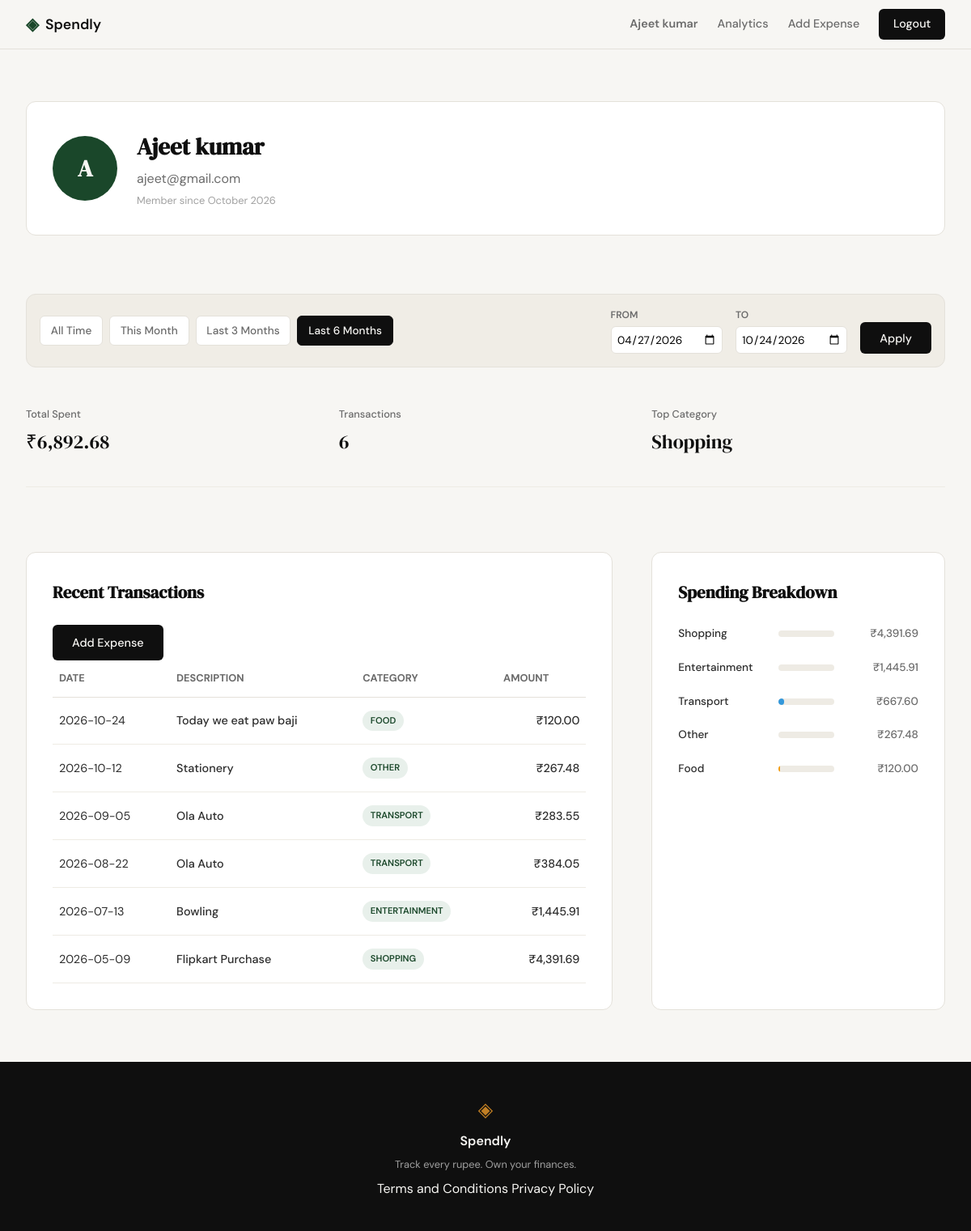
The app's page /profile?date_from=2026-04-27&date_to=2026-10-24 (signed in) with its own data.
### tables this page shows
CREATE TABLE users (
                id INTEGER PRIMARY KEY AUTOINCREMENT,
                name TEXT NOT NULL,
                email TEXT UNIQUE NOT NULL,
                password_hash TEXT NOT NULL,
                created_at TEXT DEFAULT CURRENT_TIMESTAMP
            );

CREATE TABLE expenses (
                id INTEGER PRIMARY KEY AUTOINCREMENT,
                user_id INTEGER NOT NULL,
                amount REAL NOT NULL,
                category TEXT NOT NULL,
                date TEXT NOT NULL,
                description TEXT,
                created_at TEXT DEFAULT CURRENT_TIMESTAMP,
                FOREIGN KEY (user_id) REFERENCES users (id)
            );

### app.py (the view)
@app.route("/profile")
def profile():
    if not session.get("user_id"):
        return redirect(url_for("login"))
    user_id = session["user_id"]
    user_data = queries.get_user_by_id(user_id)
    if not user_data:
        session.clear()
        flash("User account not found.", "error")
        return redirect(url_for("login"))
    date_from = request.args.get("date_from")
    date_to = request.args.get("date_to")
    error_msg, validated_from, validated_to, presets = get_date_filters(date_from, date_to)
    if error_msg:
        flash(error_msg, "error")
    summary_stats = queries.get_summary_stats(user_id, validated_from, validated_to)
    summary_stats["total_spent"] = f"₹{summary_stats['total_spent']:,.2f}"
    recent_transactions = queries.get_recent_transactions(user_id, date_from=validated_from, date_to=validated_to)
    transactions = [
        {**t, "amount": f"₹{t['amount']:,.2f}"}
        for t in recent_transactions
    ]
    raw_breakdown = queries.get_category_breakdown(user_id, validated_from, validated_to)
    category_class_map = {
        "Food": "bar-food",
        "Food & Dining": "bar-food",
        "Transport": "bar-travel",
        "Entertainment": "bar-entertainment",
        "Bills": "bar-bills",
        "Other": "bar-other"
    }
    category_breakdown = []
    for item in raw_breakdown:
        category = item["category"]
        category_breakdown.append({
            "category": category,
            "amount": f"₹{item['amount']:,.2f}",
            "percentage": item["pct"],
            "class": category_class_map.get(category, "bar-other")
        })
    return render_template(
        "profile.html",
        user=user_data,
        stats=summary_stats,
        transactions=transactions,
        breakdown=category_breakdown,
        active_from=validated_from,
        active_to=validated_to,
        presets=presets
    )

### app.py (called while the page is built)
@app.context_processor
def inject_user_name():
    if session.get("user_id"):
        with get_db() as conn:
            user = conn.execute("SELECT name FROM users WHERE id = ?", (session["user_id"],)).fetchone()
            if user:
                return dict(current_user_name=user["name"])
    return dict(current_user_name=None)

@app.context_processor
def inject_today():
    return dict(today=datetime.now().date().isoformat())

### database/db.py (called while the page is built)
def get_db():
    conn = sqlite3.connect(DB_PATH)
    conn.row_factory = sqlite3.Row
    conn.execute("PRAGMA foreign_keys = ON")
    return conn

### database/queries.py (called while the page is built)
def get_user_by_id(user_id):
    with get_db() as conn:
        user = conn.execute(
            "SELECT name, email, created_at FROM users WHERE id = ?",
            (user_id,)
        ).fetchone()
        if user:
            try:
                date_obj = datetime.strptime(user["created_at"], "%Y-%m-%d %H:%M:%S")
                member_since = date_obj.strftime("%B %Y")
            except (ValueError, TypeError):
                member_since = "Unknown"
            return {
                "name": user["name"],
                "email": user["email"],
                "member_since": member_since,
                "initials": f"{user['name'][0].upper()}" if user['name'] else "?"
            }
    return None

def _apply_date_filter(query, params, date_from, date_to):
    if date_from and date_to:
        query += " AND date BETWEEN ? AND ?"
        params.extend([date_from, date_to])
    return query, params

def get_recent_transactions(user_id, limit=10, date_from=None, date_to=None):
    with get_db() as conn:
        query = "SELECT date, description, category, amount FROM expenses WHERE user_id = ?"
        params = [user_id]
        query, params = _apply_date_filter(query, params, date_from, date_to)
        query += " ORDER BY date DESC LIMIT ?"
        params.append(limit)
        rows = conn.execute(query, params).fetchall()
        return [dict(row) for row in rows]

### templates/profile.html (shortened to what this page needs)
{% extends "base.html" %}
{% block content %}
<div class="profile-container">
    <section class="auth-card profile-header">
        <div class="profile-info">
            <div class="profile-avatar">{{ user.initials }}</div>
            <div class="profile-details">
                <h2>{{ user.name }}</h2>
                <p class="text-muted">{{ user.email }}</p>
                <span class="member-since">Member since {{ user.member_since }}</span>
            </div>
        </div>
    </section>
    <section class="filter-bar">
        <div class="filter-presets">
            <a href="{{ url_for('profile') }}"
               class="filter-btn {{ 'active' if not active_from and not active_to }}"
               data-preset="all">All Time</a>
            <a href="{{ url_for('profile', date_from=presets.month.from, date_to=presets.month.to) }}"
               class="filter-btn {{ 'active' if active_from == presets.month.from and active_to == presets.month.to }}"
               data-preset="month">This Month</a>
            <a href="{{ url_for('profile', date_from=presets['3m'].from, date_to=presets['3m'].to) }}"
               class="filter-btn {{ 'active' if active_from == presets['3m'].from and active_to == presets['3m'].to }}"
               data-preset="3m">Last 3 Months</a>
            <a href="{{ url_for('profile', date_from=presets['6m'].from, date_to=presets['6m'].to) }}"
               class="filter-btn {{ 'active' if active_from == presets['6m'].from and active_to == presets['6m'].to }}"
               data-preset="6m">Last 6 Months</a>
        </div>
        <form class="filter-custom" method="GET" action="{{ url_for('profile') }}">
            <div class="input-group">
                <label for="date_from">From</label>
                <input type="date" name="date_from" id="date_from" value="{{ active_from or '' }}">
            </div>
            <div class="input-group">
                <label for="date_to">To</label>
                <input type="date" name="date_to" id="date_to" value="{{ active_to or '' }}">
            </div>
            <button type="submit" class="btn-primary">Apply</button>
        </form>
    </section>
    <section class="stat-grid">
        <div class="stat-card">
            <span class="stat-label">Total Spent</span>
            <span class="stat-value">{{ stats.total_spent }}</span>
        </div>
        <div class="stat-card">
            <span class="stat-label">Transactions</span>
            <span class="stat-value">{{ stats.transaction_count }}</span>
        </div>
        <div class="stat-card">
            <span class="stat-label">Top Category</span>
            <span class="stat-value">{{ stats.top_category }}</span>
        </div>
    </section>
    <div class="profile-grid">
        <section class="profile-section">
            <div class="section-header">
                <h3 class="section-title">Recent Transactions</h3>
                <a href="{{ url_for('add_expense') }}" class="btn btn-primary btn-sm">Add Expense</a>
            </div>
            <div class="table-wrapper">
                <table class="data-table">
                    <thead>
                        <tr>
                            <th>Date</th>
                            <th>Description</th>
                            <th>Category</th>
                            <th class="text-right">Amount</th>
                        </tr>
                    </thead>
                    <tbody>
                        {% for tx in transactions %}
                        <tr class="table-row">
                            <td>{{ tx.date }}</td>
                            <td class="font-medium">{{ tx.description }}</td>
                            <td><span class="category-badge">{{ tx.category }}</span></td>
                            <td class="text-right font-medium">{{ tx.amount }}</td>
                        </tr>
                        {% endfor %}
                    </tbody>
                </table>
            </div>
        </section>
        <section class="profile-section">
            <h3 class="section-title">Spending Breakdown</h3>
            <div class="spending-bars">
                {% for cat in breakdown %}
                <div class="bar-row">
                    <span class="bar-label">{{ cat.category }}</span>
                    <div class="bar-track">
                        <div class="bar-fill {{ cat.class }}" style="width: {{ cat.percentage }}%;"></div>
                    </div>
                    <span class="bar-amt">{{ cat.amount }}</span>
                </div>
                {% endfor %}
            </div>
        </section>
    </div>
</div>
{% endblock %}

### templates/base.html (shortened to what this page needs)
<!DOCTYPE html>
<html lang="en">
<head>
    <link rel="stylesheet" href="{{ url_for('static', filename='css/style.css') }}">
</head>
<body>
    <nav class="navbar">
        <div class="nav-inner">
            <a href="{{ url_for('landing') }}" class="nav-brand">
                <span class="brand-icon">◈</span>
                <span class="brand-name">Spendly</span>
            </a>
            <div class="nav-links">
                {% if session.get('user_id') %}
                    <a href="{{ url_for('profile') }}" class="nav-user-profile {% if request.endpoint == 'profile' %}active{% endif %}">
                        {{ current_user_name }}
                    </a>
                    <a href="{{ url_for('analytics') }}" class="nav-link {% if request.endpoint == 'analytics' %}active{% endif %}">Analytics</a>
                    <a href="{{ url_for('add_expense') }}" class="nav-link {% if request.endpoint == 'add_expense' %}active{% endif %}">Add Expense</a>
                    <a href="{{ url_for('logout') }}" class="nav-cta">Logout</a>
                {% else %}
                    <a href="{{ url_for('login') }}">Sign in</a>
                    <a href="{{ url_for('register') }}" class="nav-cta">Get started</a>
                {% endif %}
            </div>
        </div>
    </nav>
    <main class="main-content">
        {% block content %}{% endblock %}
    </main>
    <footer class="footer">
        <div class="footer-inner">
            <span class="brand-icon">◈</span>
            <span class="footer-name">Spendly</span>
            <p class="footer-copy">Track every rupee. Own your finances.</p>
            <div class="footer-links">
                <a href="{{ url_for('terms') }}">Terms and Conditions</a>
                <a href="{{ url_for('privacy') }}">Privacy Policy</a>
            </div>
        </div>
    </footer>
</body>
</html>

### records on screen
users: name "Ajeet kumar", email "ajeet@gmail.com"
expenses: top_category "Shopping", date "2026-05-09", description "Flipkart Purchase", category "SHOPPING", amount "₹4,391.69"
expenses: date "2026-10-24", description "Today we eat paw baji", category "FOOD", amount "₹120.00"
expenses: date "2026-10-12", description "Stationery", category "OTHER", amount "₹267.48"
expenses: date "2026-09-05", description "Ola Auto", category "TRANSPORT", amount "₹283.55"
expenses: date "2026-08-22", description "Ola Auto", category "TRANSPORT", amount "₹384.05"
expenses: date "2026-07-13", description "Bowling", category "ENTERTAINMENT", amount "₹1,445.91"

### other values on screen
{{ user.initials }} "A"
{{ user.member_since }} "October 2026"
{{ stats.total_spent }} "₹6,892.68"
{{ stats.transaction_count }} "6"
{{ cat.category }} "Shopping" "Entertainment" "Transport" "Other" "Food"
{{ cat.amount }} "₹4,391.69" "₹1,445.91" "₹667.60" "₹267.48" "₹120.00"
